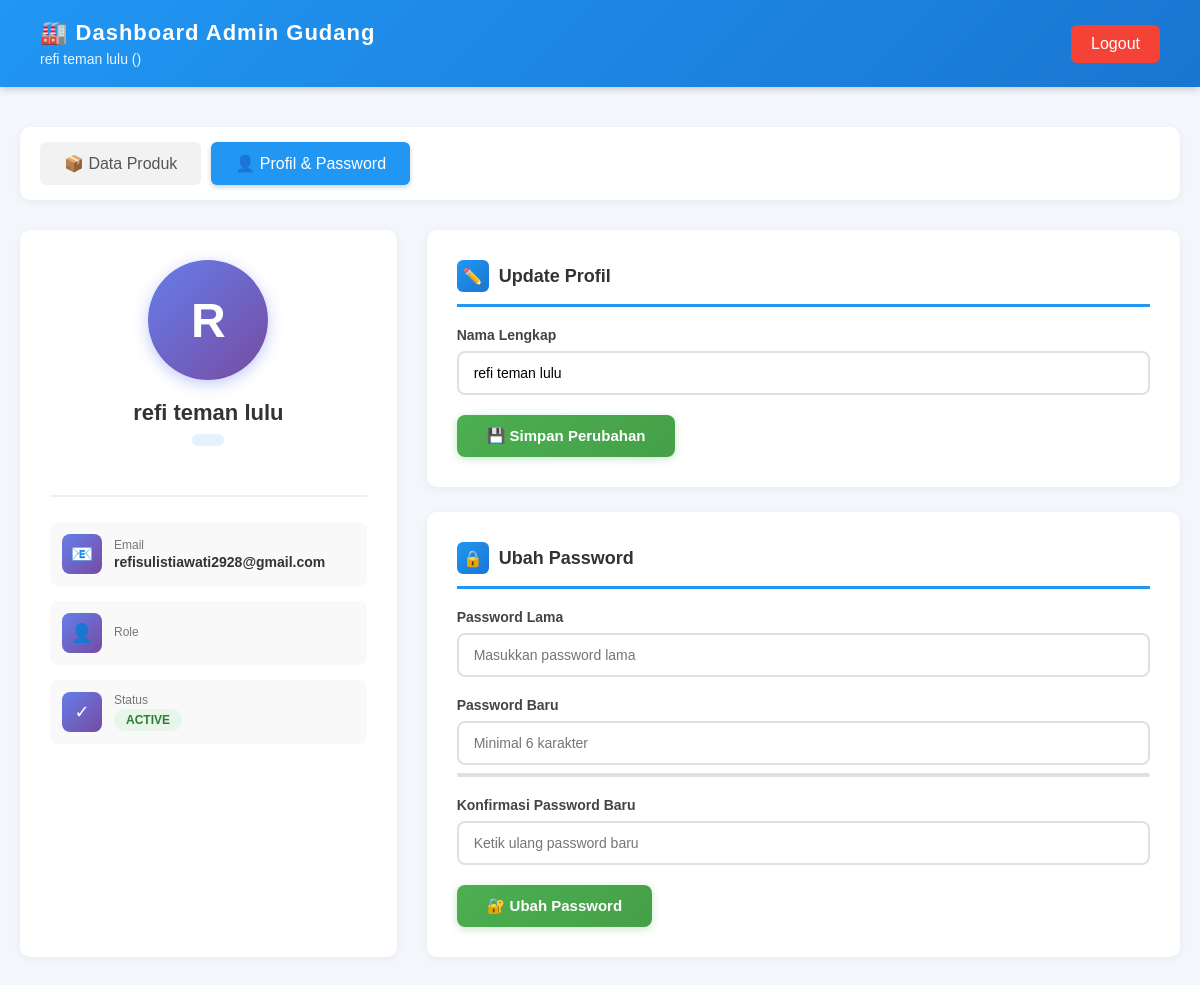
Page /dashboard/profile.php (signed in) on the committed database.
### tables this page shows
CREATE TABLE `users` (
  `id` int(11) NOT NULL,
  `nama` varchar(100) NOT NULL,
  `email` varchar(100) NOT NULL,
  `password` varchar(255) NOT NULL,
  `activation_token` varchar(255) DEFAULT NULL,
  `is_active` tinyint(1) DEFAULT 0,
  `role` enum('admin','user') DEFAULT 'admin',
  `status` enum('PENDING','ACTIVE') DEFAULT 'PENDING',
  `reset_token` varchar(255) DEFAULT NULL,
  `reset_token_expired` datetime DEFAULT NULL,
  `created_at` timestamp NOT NULL DEFAULT current_timestamp()
);

### dashboard/profile.php (the view, shortened to what this page needs)
<?php
include '../config/conn_db.php';
$user = mysqli_fetch_assoc(mysqli_query($conn, "SELECT * FROM users WHERE id=" . $_SESSION['user_id']));
?>
<!DOCTYPE html>
<html lang="id">
<head>
</head>
<body>
    <div class="header">
        <div>
            <h1>🏭 Dashboard Admin Gudang</h1>
            <div class="user-info">
                <?= htmlspecialchars($_SESSION['user_name']) ?> (<?= htmlspecialchars($_SESSION['user_role']) ?>)
            </div>
        </div>
        <a href="../auth/logout.php" class="logout-btn">Logout</a>
    </div>
    <div class="container">
        <div class="nav-tabs">
            <a href="index.php">📦 Data Produk</a>
            <a href="profile.php" class="active">👤 Profil & Password</a>
        </div>
        <div class="content-grid">
            <div class="profile-card">
                <div class="profile-avatar">
                    <?= strtoupper(substr($user['nama'], 0, 1)) ?>
                </div>
                <div class="profile-name"><?= htmlspecialchars($user['nama']) ?></div>
                <div class="profile-role"><?= htmlspecialchars($user['role']) ?></div>
                <div class="profile-info">
                    <div class="profile-info-item">
                        <div class="profile-info-icon">📧</div>
                        <div class="profile-info-text">
                            <div class="profile-info-label">Email</div>
                            <div class="profile-info-value"><?= htmlspecialchars($user['email']) ?></div>
                        </div>
                    </div>
                    <div class="profile-info-item">
                        <div class="profile-info-icon">👤</div>
                        <div class="profile-info-text">
                            <div class="profile-info-label">Role</div>
                        </div>
                    </div>
                    <div class="profile-info-item">
                        <div class="profile-info-icon">✓</div>
                        <div class="profile-info-text">
                            <div class="profile-info-label">Status</div>
                            <div class="profile-info-value">
                                <span class="status-badge"><?= htmlspecialchars($user['status']) ?></span>
                            </div>
                        </div>
                    </div>
                </div>
            </div>
            <div class="forms-container">
                <div class="form-card">
                    <h3>
                        <div class="form-icon">✏️</div>
                        Update Profil
                    </h3>
                    <form method="POST">
                        <div class="form-group">
                            <label>Nama Lengkap</label>
                            <input type="text" name="nama" value="<?= htmlspecialchars($user['nama']) ?>" required placeholder="Masukkan nama lengkap">
                        </div>
                        <button type="submit" name="update" class="btn">💾 Simpan Perubahan</button>
                    </form>
                </div>
                <div class="form-card">
                    <h3>
                        <div class="form-icon">🔒</div>
                        Ubah Password
                    </h3>
                    <form method="POST">
                        <div class="form-group">
                            <label>Password Lama</label>
                            <input type="password" name="current_password" required placeholder="Masukkan password lama">
                        </div>
                        <div class="form-group">
                            <label>Password Baru</label>
                            <input type="password" name="new_password" id="new_password" required minlength="6" placeholder="Minimal 6 karakter">
                            <div class="password-strength">
                                <div class="strength-bar">
                                    <div class="strength-bar-fill" id="strength-fill"></div>
                                </div>
                            </div>
                        </div>
                        <div class="form-group">
                            <label>Konfirmasi Password Baru</label>
                            <input type="password" name="confirm_password" required minlength="6" placeholder="Ketik ulang password baru">
                        </div>
                        <button type="submit" name="change_password" class="btn">🔐 Ubah Password</button>
                    </form>
                </div>
            </div>
        </div>
    </div>
</body>
</html>

### dashboard/profile.php (style rules this page uses)
* { margin: 0; padding: 0; box-sizing: border-box; font-family: "Poppins", sans-serif; }
body { background: #f3f6fa; color: #333; }
.header { background: linear-gradient(135deg, #2196F3, #1976D2); color: white; padding: 20px 40px; display: flex; justify-content: space-between; align-items: center; box-shadow: 0 2px 8px rgba(0,0,0,0.2); }
.header h1 { font-size: 22px; letter-spacing: 1px; }
.user-info { font-size: 14px; opacity: 0.9; margin-top: 5px; }
.logout-btn { background: #f44336; color: white; padding: 10px 20px; border: none; border-radius: 6px; cursor: pointer; text-decoration: none; transition: background 0.3s; font-weight: 500; }
.container { max-width: 1200px; margin: 40px auto; padding: 0 20px; }
.nav-tabs { margin-bottom: 30px; display: flex; gap: 10px; background: white; padding: 15px 20px; border-radius: 10px; box-shadow: 0 2px 8px rgba(0,0,0,0.05); }
.nav-tabs a { padding: 12px 24px; border-radius: 6px; text-decoration: none; color: #555; background: #f2f2f2; transition: all 0.3s; font-weight: 500; }
.nav-tabs a.active { background: #2196F3; color: white; box-shadow: 0 2px 5px rgba(0,0,0,0.2); }
.content-grid { display: grid; grid-template-columns: 1fr 2fr; gap: 30px; margin-bottom: 30px; }
.profile-card { background: white; padding: 30px; border-radius: 10px; box-shadow: 0 2px 8px rgba(0,0,0,0.05); text-align: center; }
.profile-avatar { width: 120px; height: 120px; background: linear-gradient(135deg, #667eea 0%, #764ba2 100%); border-radius: 50%; margin: 0 auto 20px; display: flex; align-items: center; justify-content: center; font-size: 48px; color: white; font-weight: bold; box-shadow: 0 4px 15px rgba(102, 126, 234, 0.4); }
.profile-name { font-size: 22px; font-weight: 600; color: #333; margin-bottom: 8px; }
.profile-role { display: inline-block; padding: 6px 16px; background: #e3f2fd; color: #1976D2; border-radius: 20px; font-size: 13px; font-weight: 600; margin-bottom: 20px; }
.profile-info { text-align: left; margin-top: 25px; padding-top: 25px; border-top: 2px solid #f0f0f0; }
.profile-info-item { display: flex; align-items: center; gap: 12px; margin-bottom: 15px; padding: 12px; background: #f9f9f9; border-radius: 8px; }
.profile-info-icon { width: 40px; height: 40px; background: linear-gradient(135deg, #667eea 0%, #764ba2 100%); border-radius: 8px; display: flex; align-items: center; justify-content: center; color: white; font-size: 18px; }
.profile-info-text { flex: 1; }
.profile-info-label { font-size: 12px; color: #777; margin-bottom: 2px; }
.profile-info-value { font-size: 14px; font-weight: 600; color: #333; }
.status-badge { display: inline-block; padding: 4px 12px; background: #e8f5e9; color: #2e7d32; border-radius: 12px; font-size: 12px; font-weight: 600; }
.forms-container { display: flex; flex-direction: column; gap: 25px; }
.form-card { background: white; padding: 30px; border-radius: 10px; box-shadow: 0 2px 8px rgba(0,0,0,0.05); }
.form-card h3 { font-size: 18px; color: #333; margin-bottom: 20px; padding-bottom: 12px; border-bottom: 3px solid #2196F3; display: flex; align-items: center; gap: 10px; }
.form-icon { width: 32px; height: 32px; background: linear-gradient(135deg, #2196F3, #1976D2); border-radius: 6px; display: flex; align-items: center; justify-content: center; color: white; font-size: 16px; }
.form-group { margin-bottom: 20px; }
.form-group label { display: block; margin-bottom: 8px; color: #444; font-weight: 600; font-size: 14px; }
.form-group input { width: 100%; padding: 12px 15px; border: 2px solid #e0e0e0; border-radius: 8px; font-size: 14px; transition: all 0.3s; }
.btn { padding: 12px 30px; background: linear-gradient(135deg, #4CAF50, #45a049); color: white; border: none; border-radius: 8px; cursor: pointer; font-size: 15px; font-weight: 600; transition: all 0.3s; box-shadow: 0 2px 8px rgba(76, 175, 80, 0.3); }
.password-strength { margin-top: 8px; font-size: 12px; color: #666; }
.strength-bar { height: 4px; background: #e0e0e0; border-radius: 2px; margin-top: 5px; overflow: hidden; }
.strength-bar-fill { height: 100%; transition: all 0.3s; border-radius: 2px; }

### rows in the picture
users: nama "R", nama "refi teman lulu", email "refisulistiawati2928@gmail.com", status "ACTIVE"

### other values in the picture
$_SESSION['user_name'] "refi teman lulu"
